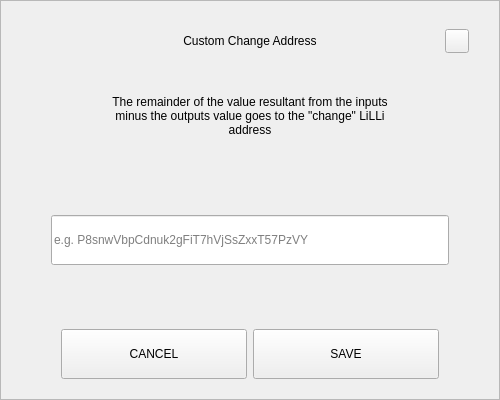
<?xml version="1.0" encoding="UTF-8"?>
<ui version="4.0">
 <class>SendChangeAddressDialog</class>
 <widget class="QDialog" name="SendChangeAddressDialog">
  <property name="geometry">
   <rect>
    <x>0</x>
    <y>0</y>
    <width>500</width>
    <height>400</height>
   </rect>
  </property>
  <property name="windowTitle">
   <string>Dialog</string>
  </property>
  <layout class="QVBoxLayout" name="verticalLayout">
   <property name="spacing">
    <number>0</number>
   </property>
   <property name="leftMargin">
    <number>0</number>
   </property>
   <property name="topMargin">
    <number>0</number>
   </property>
   <property name="rightMargin">
    <number>0</number>
   </property>
   <property name="bottomMargin">
    <number>0</number>
   </property>
   <item>
    <widget class="QFrame" name="frame">
     <property name="styleSheet">
      <string notr="true"/>
     </property>
     <property name="frameShape">
      <enum>QFrame::StyledPanel</enum>
     </property>
     <property name="frameShadow">
      <enum>QFrame::Raised</enum>
     </property>
     <layout class="QVBoxLayout" name="verticalLayout_2" stretch="0,0,0,0,0,0,0">
      <property name="spacing">
       <number>0</number>
      </property>
      <property name="leftMargin">
       <number>30</number>
      </property>
      <property name="topMargin">
       <number>20</number>
      </property>
      <property name="rightMargin">
       <number>30</number>
      </property>
      <property name="bottomMargin">
       <number>20</number>
      </property>
      <item>
       <layout class="QHBoxLayout" name="horizontalLayout_3">
        <property name="spacing">
         <number>0</number>
        </property>
        <item>
         <spacer name="horizontalSpacer_2">
          <property name="orientation">
           <enum>Qt::Horizontal</enum>
          </property>
          <property name="sizeHint" stdset="0">
           <size>
            <width>40</width>
            <height>20</height>
           </size>
          </property>
         </spacer>
        </item>
        <item>
         <widget class="QLabel" name="labelTitle">
          <property name="minimumSize">
           <size>
            <width>0</width>
            <height>40</height>
           </size>
          </property>
          <property name="maximumSize">
           <size>
            <width>16777215</width>
            <height>40</height>
           </size>
          </property>
          <property name="styleSheet">
           <string notr="true">padding-left:24px;</string>
          </property>
          <property name="text">
           <string>Custom Change Address</string>
          </property>
          <property name="alignment">
           <set>Qt::AlignCenter</set>
          </property>
          <property name="margin">
           <number>7</number>
          </property>
         </widget>
        </item>
        <item>
         <spacer name="horizontalSpacer">
          <property name="orientation">
           <enum>Qt::Horizontal</enum>
          </property>
          <property name="sizeHint" stdset="0">
           <size>
            <width>40</width>
            <height>20</height>
           </size>
          </property>
         </spacer>
        </item>
        <item>
         <widget class="QPushButton" name="btnEsc">
          <property name="minimumSize">
           <size>
            <width>24</width>
            <height>24</height>
           </size>
          </property>
          <property name="maximumSize">
           <size>
            <width>24</width>
            <height>24</height>
           </size>
          </property>
          <property name="focusPolicy">
           <enum>Qt::NoFocus</enum>
          </property>
          <property name="text">
           <string/>
          </property>
         </widget>
        </item>
       </layout>
      </item>
      <item>
       <spacer name="verticalSpacer_2">
        <property name="orientation">
         <enum>Qt::Vertical</enum>
        </property>
        <property name="sizeType">
         <enum>QSizePolicy::Fixed</enum>
        </property>
        <property name="sizeHint" stdset="0">
         <size>
          <width>20</width>
          <height>20</height>
         </size>
        </property>
       </spacer>
      </item>
      <item alignment="Qt::AlignHCenter">
       <widget class="QLabel" name="labelMessage">
        <property name="minimumSize">
         <size>
          <width>0</width>
          <height>70</height>
         </size>
        </property>
        <property name="text">
         <string>The remainder of the value resultant from the inputs minus the outputs value goes to the &quot;change&quot; LiLLi address</string>
        </property>
        <property name="alignment">
         <set>Qt::AlignCenter</set>
        </property>
        <property name="wordWrap">
         <bool>true</bool>
        </property>
       </widget>
      </item>
      <item>
       <spacer name="verticalSpacer_3">
        <property name="orientation">
         <enum>Qt::Vertical</enum>
        </property>
        <property name="sizeHint" stdset="0">
         <size>
          <width>20</width>
          <height>40</height>
         </size>
        </property>
       </spacer>
      </item>
      <item>
       <layout class="QHBoxLayout" name="horizontalLayout_2">
        <property name="spacing">
         <number>0</number>
        </property>
        <property name="leftMargin">
         <number>20</number>
        </property>
        <property name="rightMargin">
         <number>20</number>
        </property>
        <item>
         <widget class="QLineEdit" name="lineEditAddress">
          <property name="minimumSize">
           <size>
            <width>0</width>
            <height>50</height>
           </size>
          </property>
          <property name="placeholderText">
           <string notr="true">e.g. P8snwVbpCdnuk2gFiT7hVjSsZxxT57PzVY</string>
          </property>
         </widget>
        </item>
       </layout>
      </item>
      <item>
       <spacer name="verticalSpacer">
        <property name="orientation">
         <enum>Qt::Vertical</enum>
        </property>
        <property name="sizeHint" stdset="0">
         <size>
          <width>20</width>
          <height>40</height>
         </size>
        </property>
       </spacer>
      </item>
      <item>
       <layout class="QHBoxLayout" name="horizontalLayout" stretch="2,2">
        <property name="spacing">
         <number>6</number>
        </property>
        <property name="leftMargin">
         <number>30</number>
        </property>
        <property name="rightMargin">
         <number>30</number>
        </property>
        <item>
         <widget class="QPushButton" name="btnCancel">
          <property name="minimumSize">
           <size>
            <width>180</width>
            <height>50</height>
           </size>
          </property>
          <property name="focusPolicy">
           <enum>Qt::NoFocus</enum>
          </property>
          <property name="text">
           <string>CANCEL</string>
          </property>
         </widget>
        </item>
        <item>
         <widget class="QPushButton" name="btnSave">
          <property name="minimumSize">
           <size>
            <width>180</width>
            <height>50</height>
           </size>
          </property>
          <property name="focusPolicy">
           <enum>Qt::NoFocus</enum>
          </property>
          <property name="text">
           <string>SAVE</string>
          </property>
         </widget>
        </item>
       </layout>
      </item>
     </layout>
    </widget>
   </item>
  </layout>
 </widget>
 <resources/>
 <connections/>
</ui>
